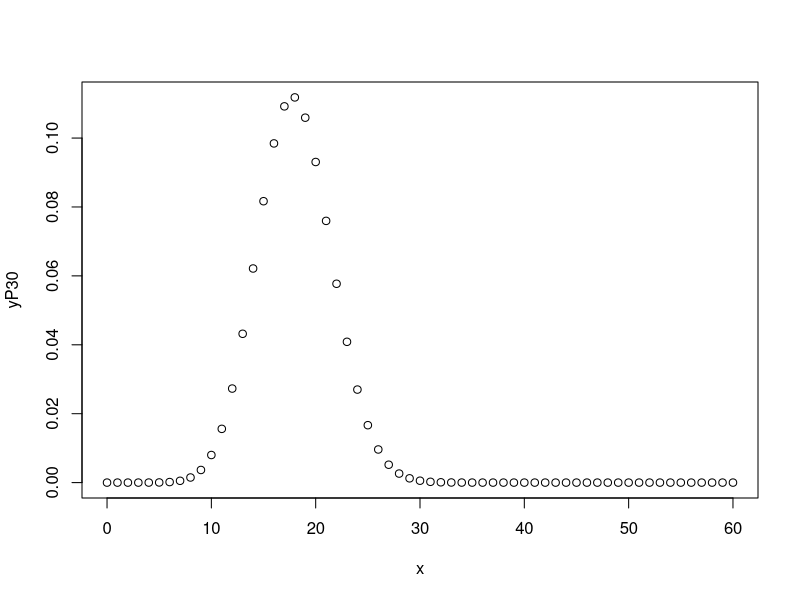
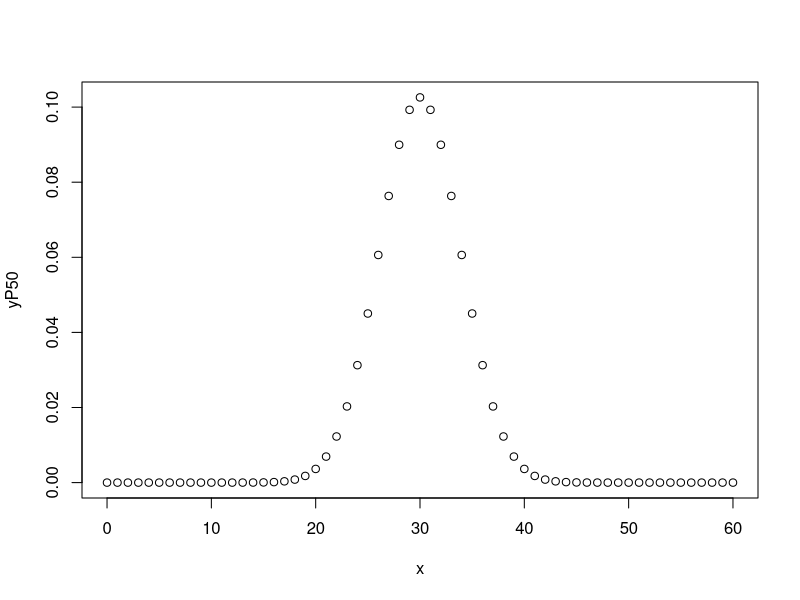
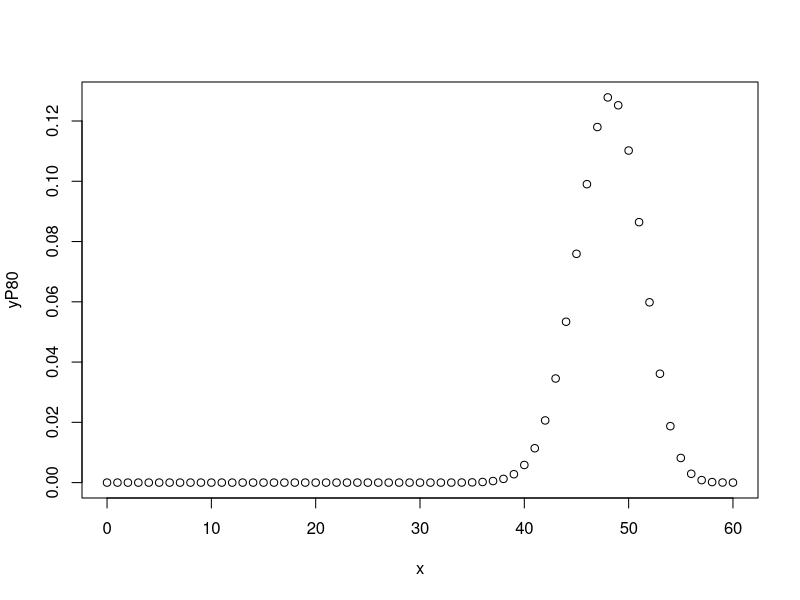
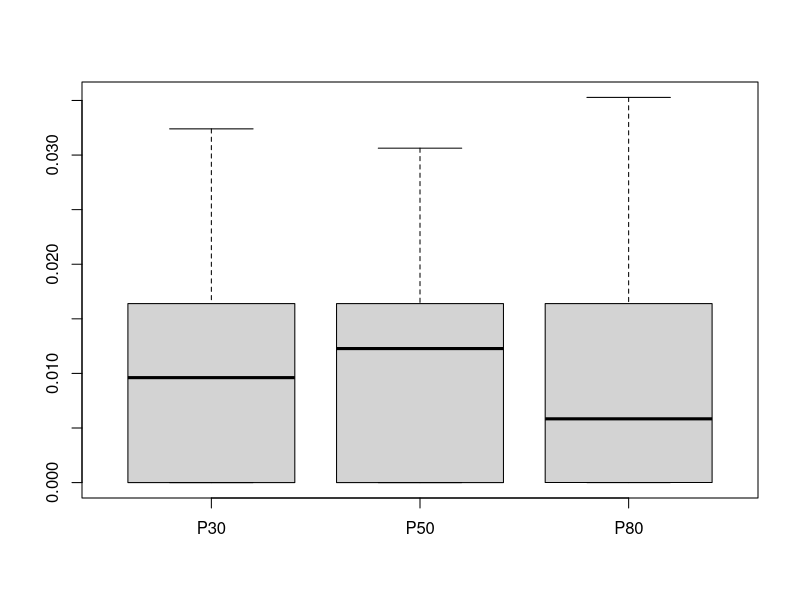
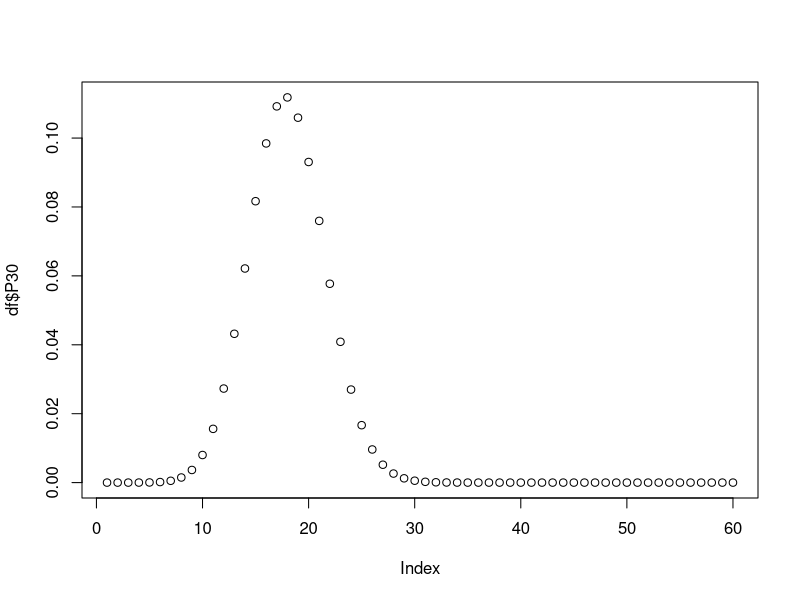
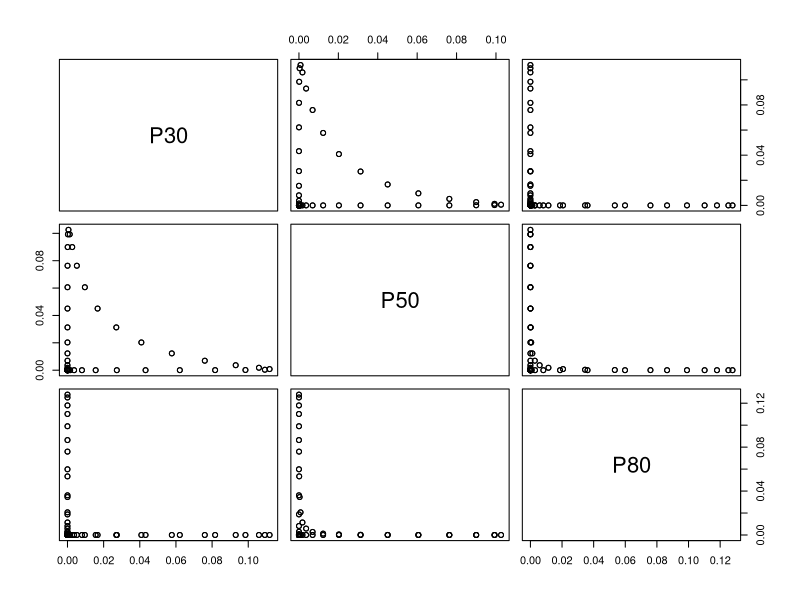
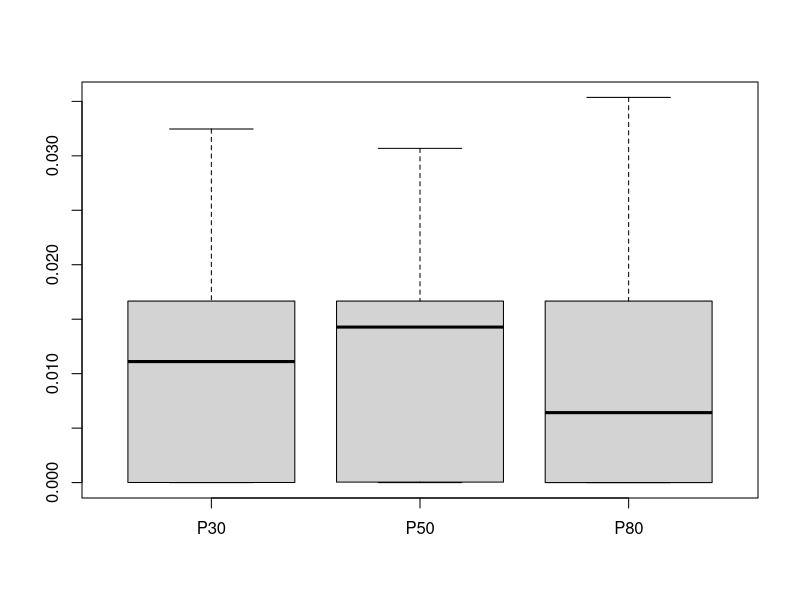

The R script that drew these images, in order:
setwd("/Users/swaite/stirling/CSIE-63/assignment-1/")

options(scipen = 999)

x <- seq(0, 60, by=1)
yP30 <- dbinom(x, 60, 0.3)
yP50 <- dbinom(x, 60, 0.5)
yP80 <- dbinom(x, 60, 0.8)

plot(x, yP30)
plot(x, yP50)
plot(x, yP80)

df <- data.frame(P30=numeric(),
                 P50=numeric(), 
                 P80=numeric(), 
                 stringsAsFactors=FALSE)

df["1st_quar",]   = c(quantile(yP30)[2]["25%"], quantile(yP50)[2], quantile(yP80)[2])
df["median",]     = c(quantile(yP30), quantile(yP50), quantile(yP80))
df["mean",]       = c(mean(yP30), mean(yP50), mean(yP80))
df["stdev",]      = c(sd(yP30), sd(yP50), sd(yP80))
df["3rd_quar",]   = c(quantile(yP30)[4], quantile(yP50)[4], quantile(yP80)[4])
print(df)

boxplot(df, horizontal = FALSE)

  
  
## Old Answer

df <- data.frame(P30=numeric(),
                 P50=numeric(), 
                 P80=numeric(), 
                 stringsAsFactors=FALSE) 




bp_df <- data.frame(P30=numeric(),
                    P50=numeric(), 
                    P80=numeric(), 
                    stringsAsFactors=FALSE)

getBinomialDist = function(){
  for (i in 1:60){
    df[nrow(df) + 1,] = c(
                          dbinom(i, size=60, prob=0.3),
                          dbinom(i, size=60, prob=0.5),
                          dbinom(i, size=60, prob=0.8)
                        )
  }
  return(df)
}
df = getBinomialDist()

print(df)
plot(df$P30)

getStatsData = function(df){
  bp_df["1st_quar",] = c(summary(df$P30)[2], summary(df$P50)[2], summary(df$P80)[2])
  bp_df["median",] = c(summary(df$P30)[3], summary(df$P50)[3], summary(df$P80)[3])
  bp_df["mean",] = c(summary(df$P30)[4], summary(df$P50)[4], summary(df$P80)[4])
  bp_df["stdev",] = apply(df,2,sd) #all complete
  bp_df["3rd_quar",] = c(summary(df$P30)[5], summary(df$P50)[5], summary(df$P80)[5])
  return(bp_df)
}

getDataPlots = function(df, bp_df){
  plot(df)
  boxplot(bp_df, horizontal = FALSE)
  return()
}

df = getBinomialDist()
print(df)
bp_df = getStatsData(df)
print(bp_df)
getDataPlots(df, bp_df)







